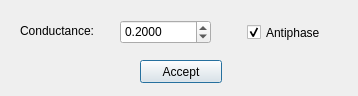
<?xml version="1.0" encoding="UTF-8"?>
<ui version="4.0">
 <class>SM_GUI_Electrical</class>
 <widget class="QDialog" name="SM_GUI_Electrical">
  <property name="windowModality">
   <enum>Qt::NonModal</enum>
  </property>
  <property name="geometry">
   <rect>
    <x>0</x>
    <y>0</y>
    <width>358</width>
    <height>96</height>
   </rect>
  </property>
  <property name="windowTitle">
   <string>Electrical synapse parameters</string>
  </property>
  <widget class="QDoubleSpinBox" name="double_g">
   <property name="geometry">
    <rect>
     <x>120</x>
     <y>20</y>
     <width>91</width>
     <height>24</height>
    </rect>
   </property>
   <property name="decimals">
    <number>4</number>
   </property>
   <property name="singleStep">
    <double>0.050000000000000</double>
   </property>
   <property name="value">
    <double>0.200000000000000</double>
   </property>
  </widget>
  <widget class="QLabel" name="label_27">
   <property name="geometry">
    <rect>
     <x>20</x>
     <y>20</y>
     <width>91</width>
     <height>21</height>
    </rect>
   </property>
   <property name="text">
    <string>Conductance: </string>
   </property>
  </widget>
  <widget class="QCheckBox" name="checkAnti">
   <property name="geometry">
    <rect>
     <x>247</x>
     <y>22</y>
     <width>88</width>
     <height>21</height>
    </rect>
   </property>
   <property name="text">
    <string>Antiphase</string>
   </property>
   <property name="checked">
    <bool>true</bool>
   </property>
  </widget>
  <widget class="QPushButton" name="pushButton_accept">
   <property name="geometry">
    <rect>
     <x>140</x>
     <y>60</y>
     <width>82</width>
     <height>23</height>
    </rect>
   </property>
   <property name="text">
    <string>Accept</string>
   </property>
  </widget>
 </widget>
 <resources/>
 <connections/>
</ui>
